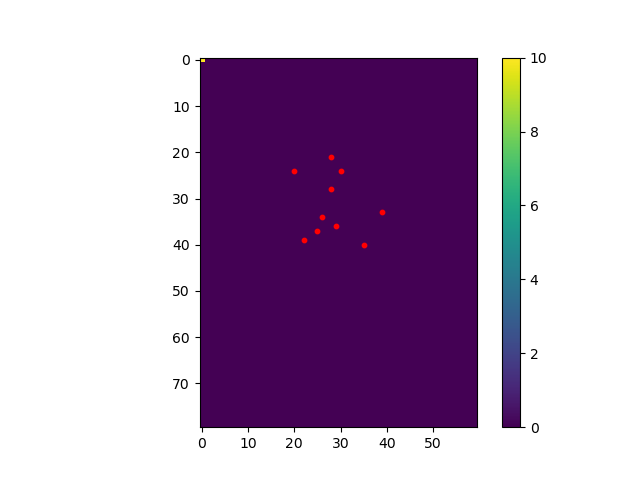

Write Python code to recreate this figure.
'''
demo1.py - demonstration code to start Prac Test 3, Tasks 1 & 2

Student Name: 
Student ID  :

Version History:
 - 9/9/24 - original version
 - 11/9/24 - updated as follows: (use ":set number" to show line numbers) 
       line 30 - sets a value in the grid to 10 - stretching the colours
       line 31 - "b" for colour in Tree creation (not numeric on scatter)
       line 33 - swapped xlim/ylim
       line 37 - moved plt.colorbar() to immediately after plt.imshow()
'''
import random
import numpy as np
import matplotlib.pyplot as plt
from canopy import Tree

# def overlay(g, item):
#     coords = item.get_topleft()
#     size = item.get_size()
#     print(coords, size)
#     print(f"g[{coords[0]}:{coords[0]}+{size},{coords[1]}:{coords[1]}+{size}] = ({size},{size})")
#     g[coords[0]:coords[0]+size,coords[1]:coords[1]+size] = item.get_image()[:,:]


def main():
    xlim = 60
    ylim = 80
    grid = np.zeros((ylim,xlim))
    
    grid[0,0] = 10                
    
    grid[0, 0] = 10

    listsX = []
    listsY = []
    for i in range(10):
        listsX.append(random.randint(20, xlim-20))
        listsY.append(random.randint(20, xlim-20))

    t = Tree((listsX,listsY), "r", 10)

    plt.imshow(grid)
    plt.colorbar()                # updated 11/9
    plt.scatter(t.get_coord()[0], t.get_coord()[1], c=t.get_colour(), s=t.get_size())
    fig = plt.gcf()  # Get the current figure
    fig.savefig("task1.png")
    plt.show()

if __name__ == "__main__":
    main()
